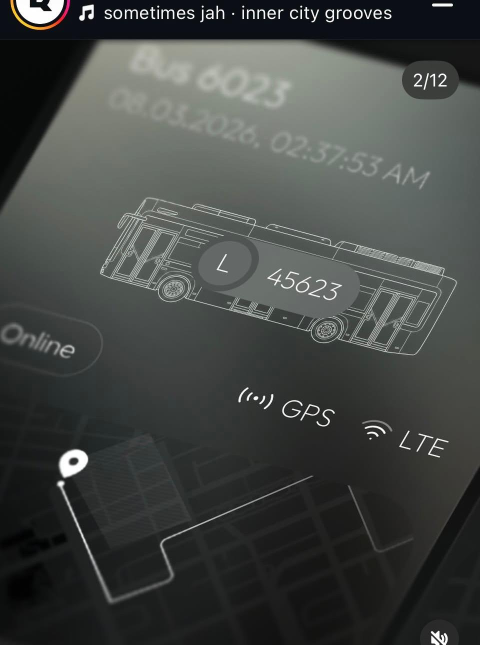
#> input picture reference/images for ui reference/WhatsApp Image 2026-08-19 at 20.49.11 (1).jpeg, 960 x 1290 px (shown at 1/2 size); its folder holds only this picture in this run
$ python -i campus_safety_cv.py   (imports and definitions only)   (older library calls are emulated)
#> lines starting #> are read from the running program, lines starting #| are printed output that depends on the picture; after the words box and inside, x2 and y2 are one past the last pixel; in counts of white or black regions, pixels touching at a corner belong together
### backend/ai_pipeline/hazard_engine.py
"""
VIGINT / SentinelVision — Unified Multi-Hazard Detection & Tracking Engine
Task-Specific Models & Physics-Grounded Detectors:
1. Fire & Thermal Outbreak: Incandescent Core + Combustion Mantle + Spectral Flame Analysis + Cluster Merging
2. Volumetric Smoke Dispersion: Dual-Envelope (Dark Soot + Light Aerosol) Plume Dispersion Modeling
3. Biomechanical Fall & Slip Detection: YOLOv8-Pose 17-Point Keypoints + Torso Angle + Pre-Fall Slip Tracking + Selective Color-Coded Skeleton & Casualty Mask
4. Violent Altercation & Brawl: Multi-Person Proximity Clusters + Kinetic Motion Disorder & Optical Flow
5. Crowd Density & Campus Unrest: YOLOv8 Person Detector + ByteTrack Persistent IDs + Zone Density & Motion Trajectories
6. Armed Weapon Threat: High-Speed YOLO Object Detector + Suspect Carrier Association
7. Face Detection & Privacy: Ultra-Fast Multi-Stage Face Detector + DPDP Privacy Redaction Blur
8. Open-Vocabulary Object Search: YOLO-World Dynamic Prompt Detector
9. Compound Crisis Omni-Matrix: Concurrent multi-emergency synthesis
"""

import os
import time
import math
import hashlib
from collections import defaultdict, deque
from pathlib import Path
from typing import Any, Callable, Optional

import cv2
import numpy as np
try:
    from ultralytics import YOLO
except Exception as _yolo_err:
    print(f"[hazard_engine] Warning: ultralytics / torch unavailable ({_yolo_err}). Using defensive fallback mode.")
    class YOLO:
        def __init__(self, *args, **kwargs):
            self.names = {0: "person", 1: "bicycle", 2: "car"}
        def __call__(self, *args, **kwargs):
            return []
        def track(self, *args, **kwargs):
            return []

from ai_pipeline.campus_safety_cv import detect_optical_fire_smoke, detect_smoke_dispersion

BASE_DIR = Path(__file__).parent.parent
STORAGE_DIR = BASE_DIR / "storage"
MODELS_DIR = STORAGE_DIR / "models"
RESULTS_DIR = STORAGE_DIR / "results"
MODELS_DIR.mkdir(parents=True, exist_ok=True)
RESULTS_DIR.mkdir(parents=True, exist_ok=True)


# Default model paths
DEFAULT_MODEL_PATHS = {
    "fall_pose": str(BASE_DIR / "yolov8n-pose.pt"),
    "person_crowd": str(BASE_DIR / "yolov8n.pt"),
    "weapon": str(BASE_DIR / "yolov8n.pt"),
}

WORLD_CLASS_CONFIGS = {
    "weapon": ["gun", "handgun", "pistol", "rifle", "knife", "blade", "dagger", "firearm", "weapon", "baseball bat", "scissors"],
    "fire_smoke": ["fire", "flame", "smoke"],
}

_MODEL_CACHE: dict[str, YOLO] = {}
_WORLD_MODEL_CACHE: dict[str, YOLO] = {}
_HAAR_FACE_CASCADE = None


# [89 lines left out: functions get_device, _get_haar_face_cascade, load_cached_model, load_world_model, not called in this run]


def cluster_bboxes(boxes: list[dict[str, int]], max_gap: int = 80) -> list[dict[str, int]]:
    """Cluster contiguous or nearby bounding boxes into coherent hazard zones."""
    if not boxes:
        return []
    clusters = []
    used = [False] * len(boxes)
    for i in range(len(boxes)):
        if used[i]:
            continue
        c_boxes = [boxes[i]]
        used[i] = True
        for j in range(i + 1, len(boxes)):
            if used[j]:
                continue
            b1, b2 = boxes[i], boxes[j]
            dx = max(0, max(b1["x1"], b2["x1"]) - min(b1["x2"], b2["x2"]))
            dy = max(0, max(b1["y1"], b2["y1"]) - min(b1["y2"], b2["y2"]))
            if dx <= max_gap and dy <= max_gap:
                c_boxes.append(boxes[j])
                used[j] = True
        min_x = min(b["x1"] for b in c_boxes)
        min_y = min(b["y1"] for b in c_boxes)
        max_x = max(b["x2"] for b in c_boxes)
        max_y = max(b["y2"] for b in c_boxes)
        clusters.append({"x1": min_x, "y1": min_y, "x2": max_x, "y2": max_y, "count": len(c_boxes)})
    return clusters


class MultiFrameTrackBuffer:
    """Tracks state across video frames for multi-frame confirmation and motion trajectory mapping."""
    # [20 lines left out: functions __init__, reset, not called in this run]


class HazardDetectionSuite:
    """
    Unified Multi-Hazard Detection & Tracking Engine.
    Executes task-specific models and physics-grounded detectors with informative visual masking,
    precise motion trajectory paths, and multi-stage Slip & Fall biomechanical analysis.
    """
    # [1131 lines left out: functions __init__, process_frame, not called in this run]


# Global singleton instance
_engine_instance: Optional[HazardDetectionSuite] = None


# [6 lines left out: function get_hazard_engine, not called in this run]

### backend/opencv_compat.py
"""
OpenCV Compatibility Module for SentinelVision
Patches OpenCV 5.0 environment issues such as missing CascadeClassifier or missing cv2.data attributes.
"""

import cv2
import numpy as np


class SafeCascadeClassifier:
    """
    Fallback CascadeClassifier that uses contour/blob/intensity heuristics
    when OpenCV 5.0 does not ship with Haar Cascade C++ bindings.
    """

    def __init__(self, filename=None):
        self.filename = str(filename or "")

    def empty(self):
        return False

    # [39 lines left out: function detectMultiScale, not called in this run]


def apply_opencv_patches():
    """Apply compatibility patches to cv2 module."""
    if not hasattr(cv2, "CascadeClassifier"):
        cv2.CascadeClassifier = SafeCascadeClassifier

    if not hasattr(cv2, "data"):
        class DummyData:
            haarcascades = ""
        cv2.data = DummyData()


# Apply patch on import
apply_opencv_patches()

### backend/ai_pipeline/campus_safety_cv.py
"""
VIGINT — Campus Safety Specialized Computer Vision Suite
Defense-Grade Mathematical & Physics-Grounded Hazard Detection:
1. Violent Altercation & Crowd Surge (Inter-Person Relative Distance Variance Var(D_ij) + Chaotic Kinetic Struggle)
2. Optical Fire Outbreak (Non-Object Flame Nucleus + Spectral Gradient + Thermal Buoyancy Upward Flow)
3. Volumetric Smoke Dispersion (Dynamic Background Occlusion Decay + Non-Rigid Divergent Expansion)
4. Slip, Trip & Fall Immobility (Temporal Drop Transition + Sustained Horizontal Ground Immobility)
5. Abandoned Object Tracker (Spatial Isolation Tracking)
"""

import hashlib
import json
import math
import time
import uuid
from collections import defaultdict
from pathlib import Path
from typing import Any, Callable, Optional

import cv2
import numpy as np
import opencv_compat  # noqa: F401
from ai_pipeline.frame_extractor import draw_premium_hud_overlay, format_timestamp, save_frame, extract_clips_parallel

BASE_DIR = Path(__file__).parent.parent
RESULTS_DIR = BASE_DIR / "storage" / "results"


# [826 lines left out: functions _sha256_file, _estimate_camera_motion, _nms_person_boxes, detect_optical_fire_smoke, detect_smoke_dispersion, evaluate_fall_immobility and 2 more, not called in this run]

>>> import cv2
>>> picture = cv2.imread('../../reference/images for ui reference/WhatsApp Image 2026-08-19 at 20.49.11 (1).jpeg')
#> picture is the input picture: shape (1290, 960, 3); mean B, G, R 68.2, 70.6, 67.5
>>> result = detect_smoke_dispersion(picture)
#> in detect_smoke_dispersion, `fire_core = (r_chan >= 210) & (g_chan >= 130) & (b_chan <= 150) & (hsv..`:
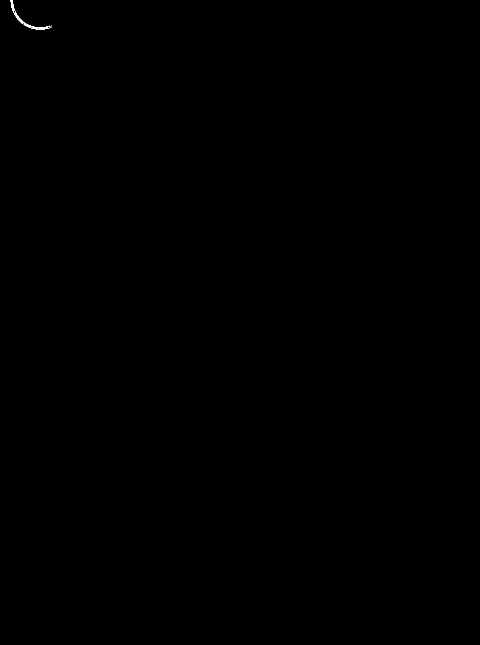
#> fire_core: shape (1290, 960) bool (shown at 1/2 size); 0.04% white; 4 white regions (3 under 20 px), largest, box (x1, y1, x2, y2) and area: (21, 0, 99, 59) 440
#> in detect_smoke_dispersion, `combined_smoke[int(h_img * 0.46):, :] = 0`:
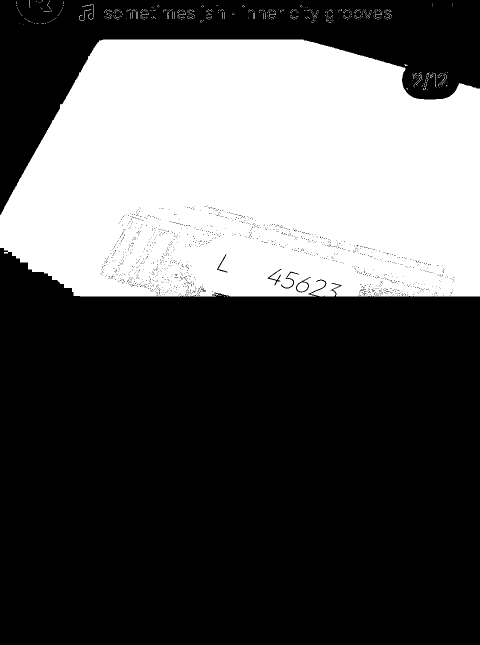
#> combined_smoke: shape (1290, 960) (shown at 1/2 size); 34.5% white; 505 white regions (490 under 20 px), largest, box (x1, y1, x2, y2) and area: (0, 79, 960, 593) 425359, (594, 564, 616, 583) 309, (165, 9, 188, 34) 51
#> in detect_smoke_dispersion, `h_chan, s_chan = hsv[:, :, 0], hsv[:, :, 1]`:
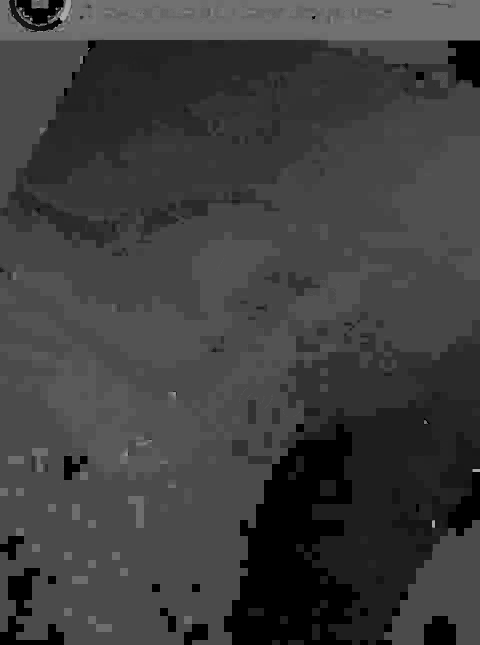
#> h_chan: shape (1290, 960) (shown at 1/2 size); min 0, max 179, mean 62
#> in detect_smoke_dispersion, `h_chan, s_chan = hsv[:, :, 0], hsv[:, :, 1]`:
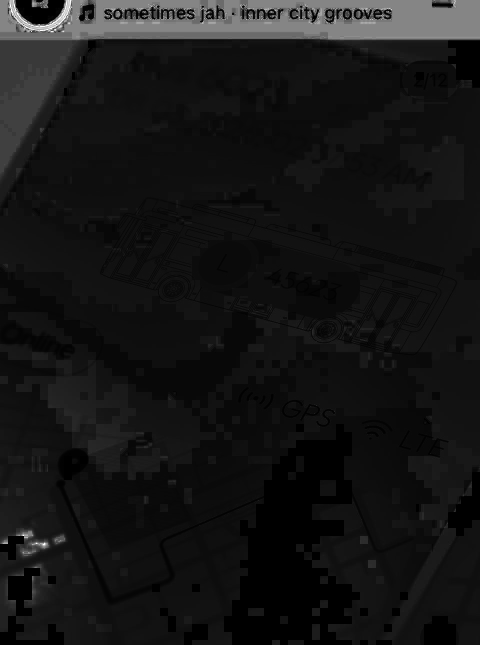
#> s_chan: shape (1290, 960) (shown at 1/2 size); min 0, max 255, mean 21.7
#> in detect_smoke_dispersion, `sobelx = cv2.Sobel(gray, cv2.CV_64F, 1, 0, ksize=3)`:
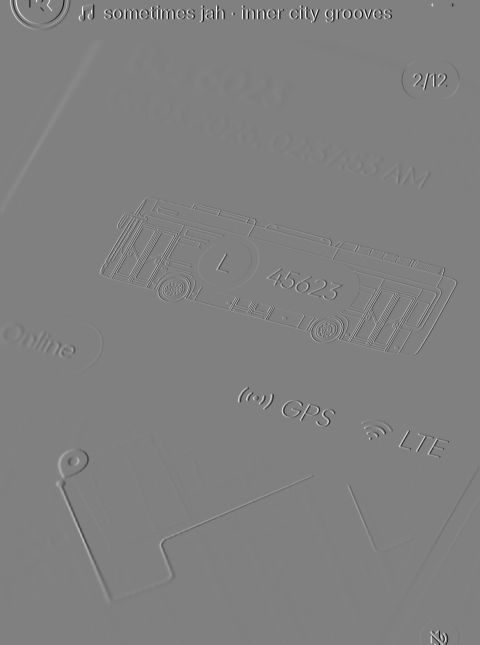
#> sobelx: shape (1290, 960) float64 (shown at 1/2 size); min -982, max 969, mean 0.2; drawn with min black and max white
#> in detect_smoke_dispersion, `low_edge_mask = (grad_mag < 32.0).astype(np.uint8) * 255`:
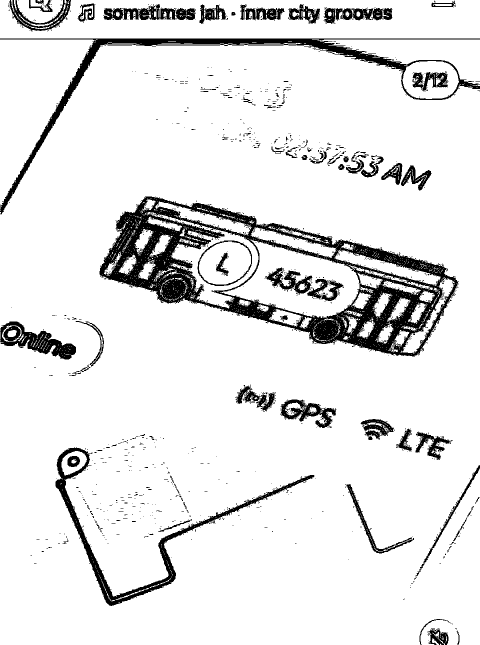
#> low_edge_mask: shape (1290, 960) (shown at 1/2 size); 89.9% white; 1268 black regions (1189 under 20 px), largest, box (x1, y1, x2, y2) and area: (199, 393, 918, 713) 55675, (0, 77, 960, 429) 15448, (111, 895, 629, 1212) 10166
#> in detect_smoke_dispersion, `candidate = cv2.morphologyEx(candidate, cv2.MORPH_DILATE, kernel, iter..`:
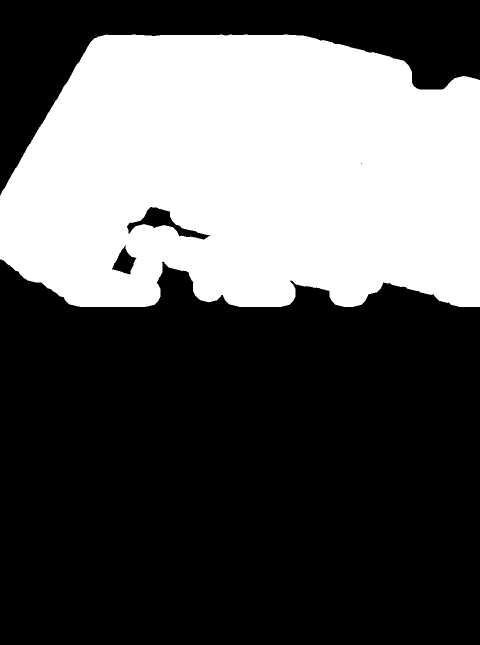
#> candidate: shape (1290, 960) (shown at 1/2 size); 36% white; 1 white region
#> in detect_smoke_dispersion, `contours, _ = cv2.findContours(candidate, cv2.RETR_EXTERNAL, cv2.CHAIN..`: contours = 1 contour; box (x1, y1, x2, y2) and area: (0, 69, 960, 614) 449312
#> the loop in detect_smoke_dispersion, `for c in contours:` made 1 pass
#> after the loop in detect_smoke_dispersion, `for c in contours:`: raw_smoke_boxes = 1 item
#> the loop in detect_smoke_dispersion, `for cb in clustered_boxes:` made 1 pass
#> result = 1 item

$ run again, on reference/images for ui reference/WhatsApp Image 2026-08-19 at 20.49.11 (2).jpeg
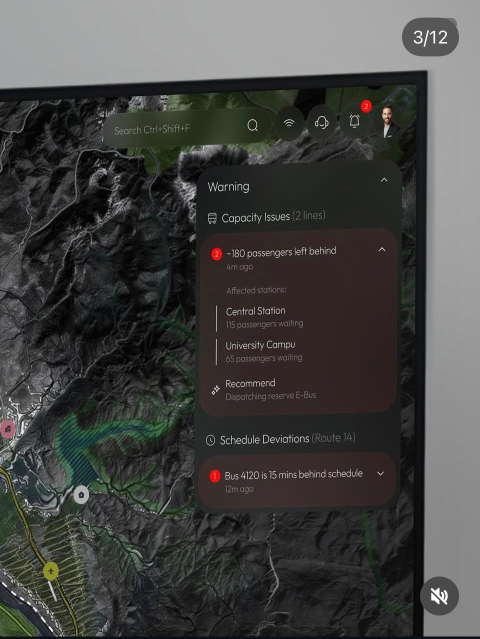
#> input picture reference/images for ui reference/WhatsApp Image 2026-08-19 at 20.49.11 (2).jpeg, 960 x 1277 px (shown at 1/2 size)
#> picture is the input picture: shape (1277, 960, 3); mean B, G, R 67.6, 69.6, 69.8
#> hsv: shape (1277, 960, 3); mean H, S, V 40, 27.8, 72.1
#> fire_core: shape (1277, 960) bool; 0% white in thin lines or dots, all inside (x1, y1, x2, y2) = (731, 215, 777, 231)
#> fire_mantle: shape (1277, 960) bool; 0% white in thin lines or dots, all inside (x1, y1, x2, y2) = (427, 207, 736, 958)
#> active_fire: shape (1277, 960) bool; 0.01% white in thin lines or dots, all inside (x1, y1, x2, y2) = (427, 207, 777, 958)
#> in detect_smoke_dispersion, `mask_dark = ( (~active_fire) & (hsv[:, :, 0] <= 35) & (hsv[:, :, 1] >=..`:
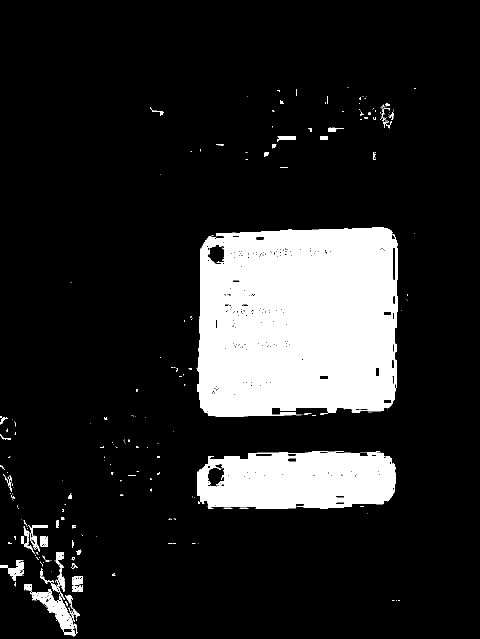
#> mask_dark: shape (1277, 960) (shown at 1/2 size); 14.9% white; 289 white regions (224 under 20 px), largest, box (x1, y1, x2, y2) and area: (393, 455, 795, 833) 135445, (394, 902, 792, 1018) 37912, (48, 1168, 151, 1273) 2517
#> mask_light: shape (1277, 960); 28.6% white; 2144 white regions (1613 under 20 px), largest, box (x1, y1, x2, y2) and area: (0, 0, 960, 1273) 270242, (0, 670, 123, 941) 11524, (77, 1056, 207, 1228) 3960
#> is_blue_sky: shape (1277, 960) bool; 2.8% white; 693 white regions (580 under 20 px), largest, box (x1, y1, x2, y2) and area: (120, 851, 292, 974) 5037, (163, 1205, 960, 1277) 4210, (0, 171, 225, 193) 3088
#> low_edge_mask: shape (1277, 960); 66.7% white; 2766 black regions (2505 under 20 px), largest, box (x1, y1, x2, y2) and area: (0, 184, 828, 1277) 311121, (0, 137, 960, 1276) 13951, (447, 936, 729, 962) 4834
#> in detect_smoke_dispersion, `candidate = cv2.morphologyEx(candidate, cv2.MORPH_DILATE, kernel, iter..`:
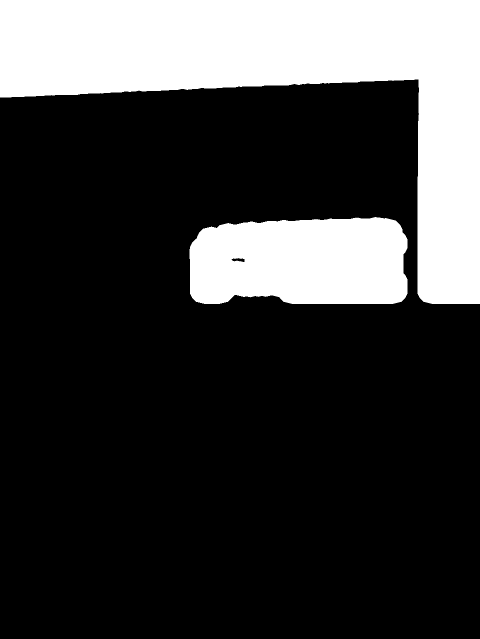
#> candidate: shape (1277, 960) (shown at 1/2 size); 23.8% white; 2 white regions
#> contours = 2 contours; box (x1, y1, x2, y2) and area: (0, 0, 960, 608) 221766, (379, 434, 815, 608) 68064
#> the loop in detect_smoke_dispersion, `for c in contours:` made 2 passes
#> after the loop in detect_smoke_dispersion, `for c in contours:`: raw_smoke_boxes = 2 items
#> clustered_boxes = 1 item
#> the loop in detect_smoke_dispersion, `for cb in clustered_boxes:` made 1 pass

$ run again, on reference/images for ui reference/WhatsApp Image 2026-08-19 at 20.49.11 (3).jpeg
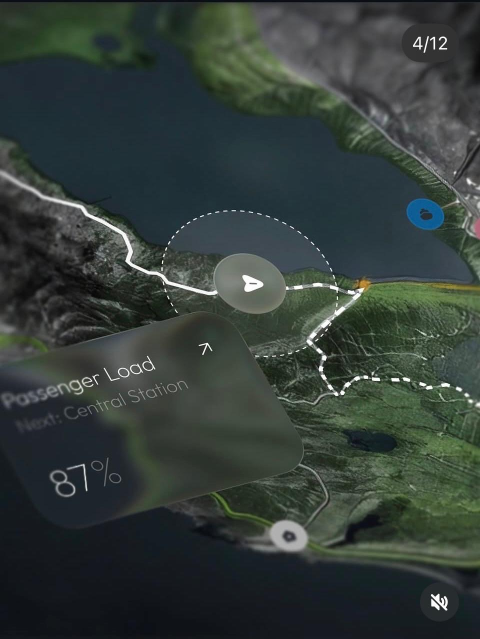
#> input picture reference/images for ui reference/WhatsApp Image 2026-08-19 at 20.49.11 (3).jpeg, 960 x 1277 px (shown at 1/2 size)
#> picture is the input picture: shape (1277, 960, 3); mean B, G, R 57.5, 61.4, 51.9
#> hsv: shape (1277, 960, 3); mean H, S, V 76, 61.6, 64.3
#> fire_core: shape (1277, 960) bool; 0% white in thin lines or dots, all inside (x1, y1, x2, y2) = (727, 575, 730, 576)
#> fire_mantle: shape (1277, 960) bool; 0.01% white; 3 white regions (2 under 20 px), largest, box (x1, y1, x2, y2) and area: (720, 562, 740, 577) 160
#> active_fire: shape (1277, 960) bool; 0.01% white; 3 white regions (2 under 20 px), largest, box (x1, y1, x2, y2) and area: (720, 562, 740, 577) 163
#> in detect_smoke_dispersion, `mask_dark = ( (~active_fire) & (hsv[:, :, 0] <= 35) & (hsv[:, :, 1] >=..`:
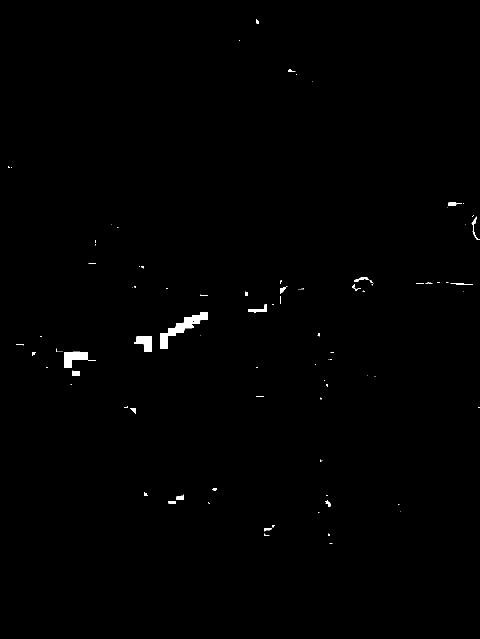
#> mask_dark: shape (1277, 960) (shown at 1/2 size); 0.49% white; 99 white regions (66 under 20 px), largest, box (x1, y1, x2, y2) and area: (320, 624, 416, 698) 1981, (128, 703, 176, 736) 1016, (268, 672, 304, 704) 764
#> mask_light: shape (1277, 960); 14.9% white; 1299 white regions (1102 under 20 px), largest, box (x1, y1, x2, y2) and area: (499, 8, 960, 486) 58356, (296, 506, 725, 735) 23812, (413, 715, 730, 867) 14634
#> is_blue_sky: shape (1277, 960) bool; 40% white; 99 white regions (78 under 20 px), largest, box (x1, y1, x2, y2) and area: (0, 0, 960, 565) 251157, (0, 796, 960, 1277) 228094, (688, 861, 791, 902) 2909
#> low_edge_mask: shape (1277, 960); 80.2% white; 2000 black regions (1805 under 20 px), largest, box (x1, y1, x2, y2) and area: (0, 335, 960, 1140) 179879, (634, 167, 960, 565) 20394, (0, 746, 201, 821) 4886
#> in detect_smoke_dispersion, `candidate = cv2.morphologyEx(candidate, cv2.MORPH_DILATE, kernel, iter..`:
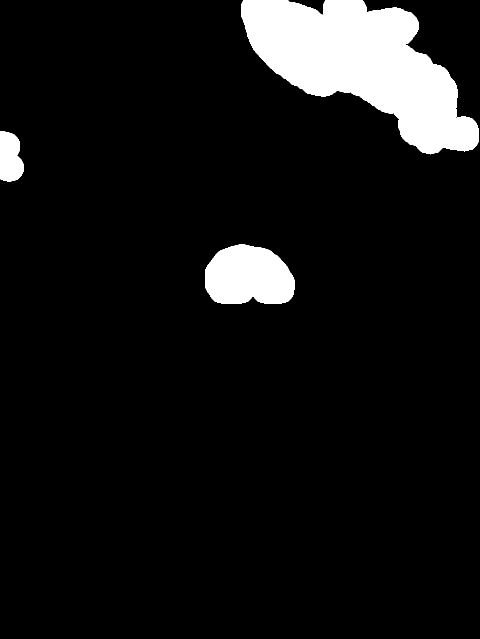
#> candidate: shape (1277, 960) (shown at 1/2 size); 8.1% white; 3 white regions
#> contours = 3 contours; box (x1, y1, x2, y2) and area: (482, 0, 958, 309) 77004, (410, 489, 589, 608) 17083, (0, 262, 47, 364) 3752
#> the loop in detect_smoke_dispersion, `for c in contours:` made 3 passes
#> after the loop in detect_smoke_dispersion, `for c in contours:`: raw_smoke_boxes = 2 items
#> the loop in detect_smoke_dispersion, `for cb in clustered_boxes:` made 2 passes
